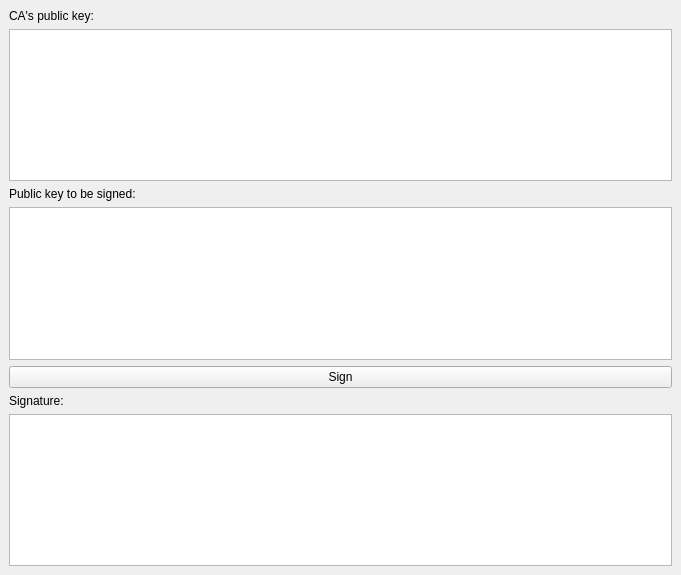
<?xml version="1.0" encoding="UTF-8"?>
<ui version="4.0">
 <class>MainWindow</class>
 <widget class="QMainWindow" name="MainWindow">
  <property name="geometry">
   <rect>
    <x>0</x>
    <y>0</y>
    <width>681</width>
    <height>575</height>
   </rect>
  </property>
  <property name="windowTitle">
   <string>CA</string>
  </property>
  <widget class="QWidget" name="centralwidget">
   <layout class="QVBoxLayout" name="verticalLayout">
    <item>
     <widget class="QLabel" name="label_3">
      <property name="text">
       <string>CA's public key:</string>
      </property>
     </widget>
    </item>
    <item>
     <widget class="QPlainTextEdit" name="ca_public_key_plain_text_edit">
      <property name="readOnly">
       <bool>true</bool>
      </property>
     </widget>
    </item>
    <item>
     <widget class="QLabel" name="label">
      <property name="text">
       <string>Public key to be signed:</string>
      </property>
     </widget>
    </item>
    <item>
     <widget class="QPlainTextEdit" name="user_public_key_plain_text_edit"/>
    </item>
    <item>
     <widget class="QPushButton" name="sign_push_button">
      <property name="text">
       <string>Sign</string>
      </property>
     </widget>
    </item>
    <item>
     <widget class="QLabel" name="label_2">
      <property name="text">
       <string>Signature:</string>
      </property>
     </widget>
    </item>
    <item>
     <widget class="QPlainTextEdit" name="signature_plain_text_edit">
      <property name="readOnly">
       <bool>true</bool>
      </property>
     </widget>
    </item>
   </layout>
  </widget>
 </widget>
 <resources/>
 <connections/>
</ui>
